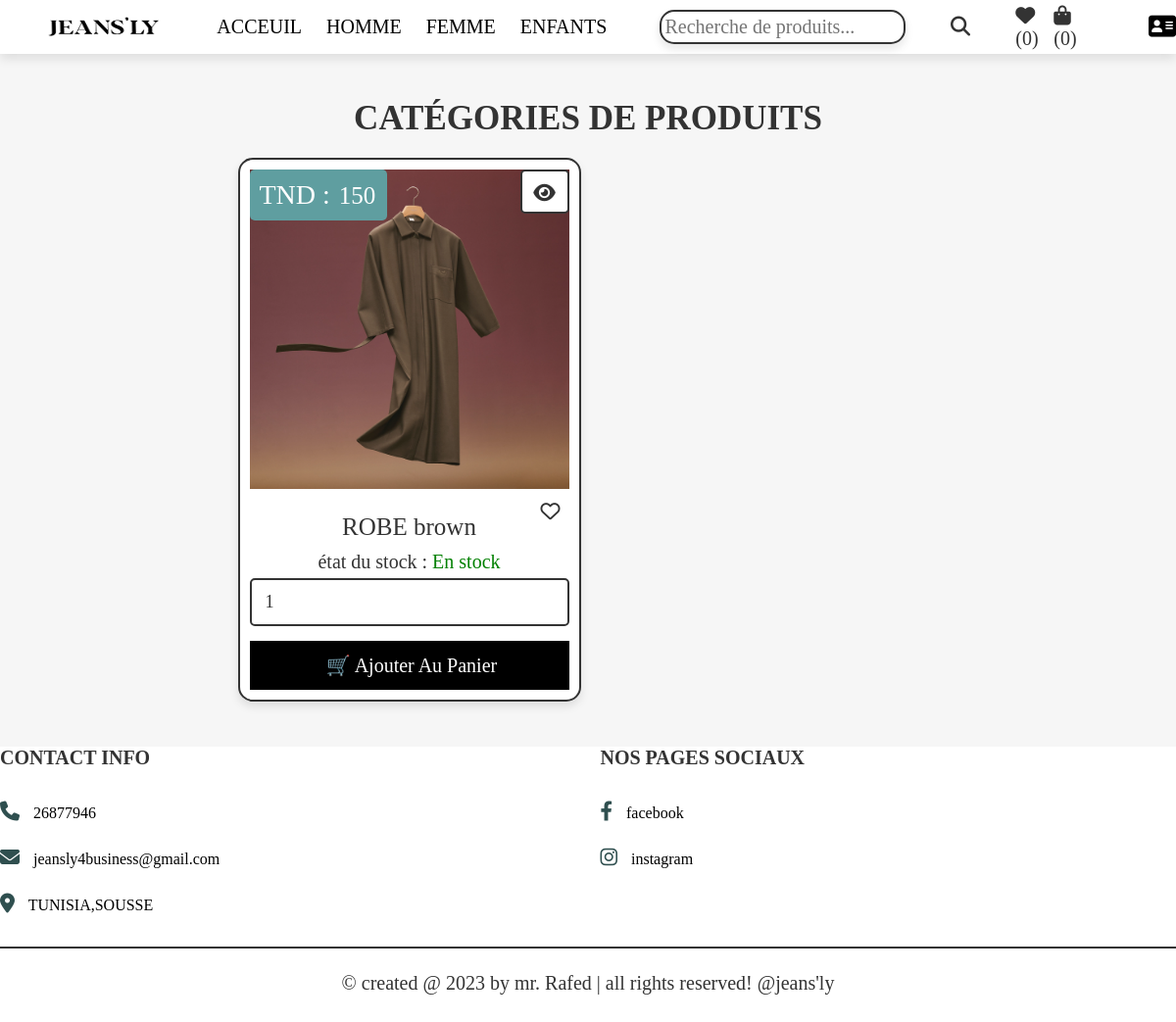
Page /jeansly/category.php?category=ROBES on the committed database.
### tables this page shows
CREATE TABLE `products` (
  `id` int(100) NOT NULL,
  `name` varchar(100) NOT NULL,
  `category` varchar(20) NOT NULL,
  `hf` varchar(20) NOT NULL,
  `details` varchar(500) NOT NULL,
  `price` float NOT NULL,
  `image` varchar(100) NOT NULL,
  `image_02` varchar(100) NOT NULL,
  `image_03` varchar(100) NOT NULL,
  `stock` varchar(20) NOT NULL DEFAULT 'En stock'
);

### jeansly/category.php (the view, shortened to what this page needs)
<?php
@include 'config.php';
?>
<!DOCTYPE html>
<html lang="en">
<head>
   <link rel="stylesheet" href="https://cdnjs.cloudflare.com/ajax/libs/font-awesome/6.1.1/css/all.min.css">
   <link rel="stylesheet" href="css/style.css">
</head>
<body>
<?php include 'header.php'; ?>
<br><br><section class="products">
   <h1 class="title">CATÉGORIES DE PRODUITS</h1>
   <div class="box-container">
   <?php
      $category_name = $_GET['category'];
      $select_products = $conn->prepare("SELECT * FROM `products` WHERE category = ?");
      $select_products->execute([$category_name]);
      if($select_products->rowCount() > 0){
         while($fetch_products = $select_products->fetch(PDO::FETCH_ASSOC)){
   ?>
   <form action="" class="box" method="POST">
      <div class="price">TND : <span><?= $fetch_products['price']; ?></span></div>
      <a href="view_page.php?pid=<?= $fetch_products['id']; ?>" class="fas fa-eye"></a>
      <img src="uploaded_img/<?= $fetch_products['image']; ?>" alt="">
      <pre class="name"><?= $fetch_products['name'].""; ?></pre>
      <div class="heartc">
            <button class="button" type="submit" name="add_to_wishlist" ><i class="far fa-heart"></i></button>
        </div>
	  <div class="stock">
	  <p> état du stock : <span style="color:<?php if($fetch_products['stock'] == 'En stock'){ echo 'green'; }elseif($fetch_products['stock'] == 'proche'){ echo 'orange'; }  else{ echo 'red'; }; ?>"><?= $fetch_products['stock']; ?></span> </p>
	  </div>
      <input type="number" min="1" value="1" name="p_qty" class="qty">
      <input type="submit" value=" 🛒 Ajouter au panier" class="btn" name="add_to_cart">
   </form>
   <?php
         }
      }else{
         echo '<p class="empty">aucun produit disponible !</p>';
      }
   ?><BR><BR><BR><BR><BR><BR><BR><BR><BR><BR><BR><BR><BR><BR><BR><BR><BR><BR><BR><BR><BR><BR><BR>
   </div>
</section>
<?php include 'footer.php'; ?>
</body>
</html>

### jeansly/css/style.css (style rules this page uses)
.button { width: 20%; padding: 5px; background: transparent; color: white; font-size: 24px; cursor: pointer; }
.stock { font-size: 2rem; justify-content: center; align-items: flex-start; color:5F9EA0; }
.products .box-container { display: grid; grid-template-columns: repeat(auto-fit, 35rem); gap:1.5rem; justify-content: center; align-items: flex-start; }
.products .box-container .box { padding:1rem; text-align: center; border:var(--border); background-color: var(--white); box-shadow: var(--box-shadow); border-radius: 1.5rem; position: relative; }
.products .box-container .box .heartc { position: absolute; top:33rem; left:28rem; padding:1rem; border-radius: .5rem; background-color:transparent; font-size: 2.8rem; color:var(--white); }
.products .box-container .box .heartc { font-size: 2.5rem; color:var(--white); margin:0 .2rem; }
.products .box-container .box .price { position: absolute; top:1rem; left:1rem; padding:1rem; border-radius: .5rem; background-color:#5F9EA0; font-size: 2.8rem; color:var(--white); }
.products .box-container .box .price span { font-size: 2.5rem; color:var(--white); margin:0 .2rem; }
.products .box-container .box .fa-eye { position: absolute; top:1rem; right:1rem; border-radius: .5rem; height: 4.5rem; line-height: 4.3rem; width: 5rem; border:var(--border); color:var(--black); font-size: 2rem; background-color: var(--white); }
.products .box-container .box img { width: 100%; margin-bottom: 1rem; }
.products .box-container .box .name { font-size: 2.5rem; color:var(--black); padding:1rem 0; }
.products .box-container .box .qty { margin:.5rem 0; border-radius: .5rem; padding:1.2rem 1.4rem; font-size: 1.8rem; color:var(--black); border:var(--border); width: 100%; }

### jeansly/css/components.css (style rules this page uses)
:root { --green:#2F4F4F; --orange:#f39c12; --red:#e74c3c; --black:#333; --light-color:black; --white:white; --light-bg:#f6f6f6; --border:.2rem solid var(--black); --box-shadow:0 .5rem 1rem rgba(0,0,0,.1); }
* { font-family: Georgia, serif; margin:0; padding:0; box-sizing: border-box; outline: none; border:none; text-decoration: none; color:var(--black); font-size: 2rem; }
body { background-color: var(--light-bg); }
html { font-size: 62.5%; overflow-x: hidden; scroll-behavior: smooth; scroll-padding-top: 6.5rem; }
section { padding:0rem 0rem; max-width: 1200px; margin:0 auto; }
.btn, .delete-btn, .option-btn { display: block; width: 100%; margin-top: 1rem; color:var(--white); font-size: 2rem; padding:1.3rem 3rem; text-transform: capitalize; cursor: pointer; text-align: center; }
.btn { background-color: black; }
.title { text-align: center; margin-bottom: 2rem; text-transform: uppercase; color:var(--black); font-size: 3.5rem; }

### rows in the picture
products: price "150", image (picture), name "ROBE brown", stock "En stock"

### other values in the picture
$count_wishlist_items->rowCount() "0"
$count_cart_items->rowCount() "0"
